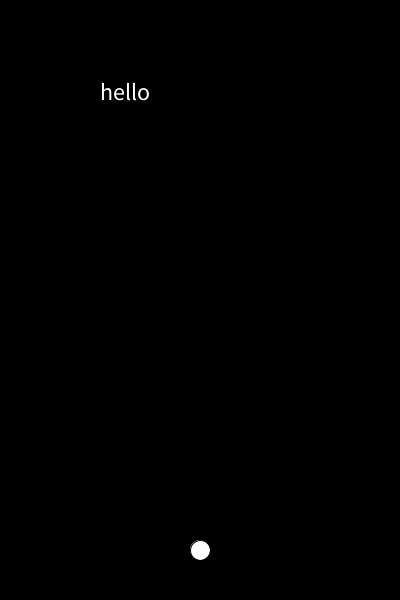
Frame 1 (no input)
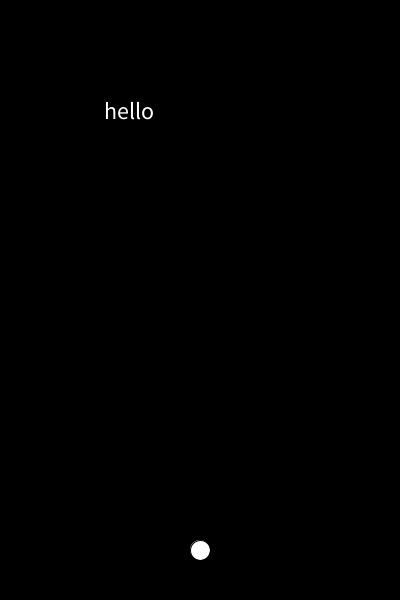
Frame 60 (the mouse pressed at the canvas centre just before this capture)
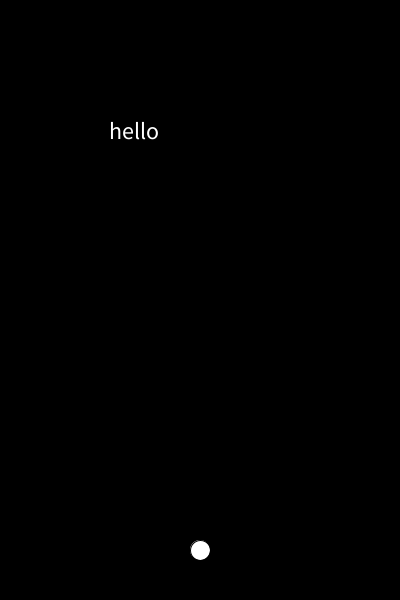
Frame 120 (the mouse held since frame 60 and released just before this capture)

The Processing sketch that drew these frames (run headless with seeded random() and noise(); from frame 60 on, the mouse is pressed at the canvas centre):

// Processing sketch: week06_8_game_shoot_word_x_y
// ── week06_8_game_shoot_word_x_y.pde
void setup(){
  size(400,600);
  textSize(24);
}
String Q="hello",A="";
float x=100,y=100;
void draw(){
  background(0);
  text(Q,x,y);
  ellipse(200,550,20,20);
  float dx=(200-x),dy=(550-y),d=sqrt(dx*dx+dy*dy)*3;
  x+=dx/d;
  y+=dy/d;
  if(keyPressed){
    stroke(255,0,0);
    line(200,550,x,y);
  }
}
